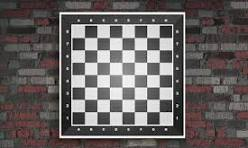
#> input picture chess_board.jpg, 248 x 148 px
$ python step2_cut_cells.py
#> lines starting #> are read from the running program, lines starting #| are printed output that depends on the picture; after the words box and inside, x2 and y2 are one past the last pixel; in counts of white or black regions, pixels touching at a corner belong together
# ============================================
# ШАХМАТНЫЙ АНАЛИЗАТОР - ШАГ 2
# Выравнивание доски и разрезание на клетки
# ============================================

import cv2
import numpy as np
import os
import shutil

print("=" * 50)
print("ШАГ 2: ВЫРЕЗАНИЕ КЛЕТОК")
print("=" * 50)
print()

# 1. Проверяем, есть ли результат Шага 1
if not os.path.exists("chess_board.jpg"):
    print("❌ Файл 'chess_board.jpg' не найден!")
    print("   Сначала выполните Шаг 1")
    input("Нажмите Enter для выхода...")
    exit()

# 2. Загружаем фото
print("📸 Загружаем фото...")
image = cv2.imread('chess_board.jpg')
#> image is the input picture: shape (148, 248, 3); mean B, G, R 94.9, 95.8, 101.3
gray = cv2.cvtColor(image, cv2.COLOR_BGR2GRAY)
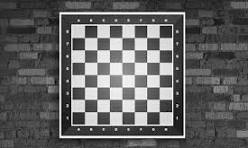
#> gray: shape (148, 248); min 0, max 255, mean 97.4
print(f"✅ Размер фото: {image.shape[1]} x {image.shape[0]} пикселей")
#| ✅ Размер фото: 248 x 148 пикселей
print()

# 3. Ищем доску (как в Шаге 1)
print("🔍 Ищем шахматную доску...")
found, corners = cv2.findChessboardCorners(gray, (7, 7), None)
#> found = True; corners = 49 rows, first 8: [159.3, 111.7], [147, 112], [134.3, 112], [122, 111.9], [109.1, 111.8], [96.76, 111.6], [84.47, 111.8], [159.4, 100.2]

if not found:
    print("❌ Не удалось найти доску! Сначала выполните Шаг 1")
    input("Нажмите Enter для выхода...")
    exit()

print("✅ Доска найдена!")
print()

# 4. Подготовка папок
print("📁 Подготавливаем папки...")
if os.path.exists("cells"):
    print("   Очищаем старую папку 'cells'...")
    shutil.rmtree("cells")
os.makedirs("cells", exist_ok=True)
print("✅ Папка 'cells' готова")
print()

# 5. Получаем 4 угла ВСЕЙ доски (не внутренние 7x7, а внешние)
print("📍 Находим углы всей доски...")
corners = corners.reshape(-1, 2)
#> corners = 49 pairs, first value 83.84 to 159.4, second value 37.08 to 112

# Берем 4 крайних угла:
# top_left - левый верхний (первый угол)
# top_right - правый верхний (7-й угол, т.к. 7x7)
# bottom_right - правый нижний (последний угол)
# bottom_left - левый нижний (49-й угол, т.к. 7x7 = 49)
top_left = corners[0]
#> top_left = [159.3, 111.7]
top_right = corners[6]
#> top_right = [84.47, 111.8]
bottom_right = corners[48]
#> bottom_right = [84.19, 37.88]
bottom_left = corners[42]
#> bottom_left = [159.4, 37.33]

print(f"   Левый верхний: ({top_left[0]:.0f}, {top_left[1]:.0f})")
#|    Левый верхний: (159, 112)
print(f"   Правый верхний: ({top_right[0]:.0f}, {top_right[1]:.0f})")
#|    Правый верхний: (84, 112)
print(f"   Правый нижний: ({bottom_right[0]:.0f}, {bottom_right[1]:.0f})")
#|    Правый нижний: (84, 38)
print(f"   Левый нижний: ({bottom_left[0]:.0f}, {bottom_left[1]:.0f})")
#|    Левый нижний: (159, 37)
print()

# 6. Выравниваем доску (делаем её квадратной и ровной)
print("🔄 Выравниваем доску...")
size = 400  # размер квадратной доски в пикселях

# Координаты 4 углов на исходном фото
src_points = np.float32([top_left, top_right, bottom_right, bottom_left])
#> src_points = [[159.3, 111.7], [84.47, 111.8], [84.19, 37.88], [159.4, 37.33]]

# Куда их перемещаем (квадрат 400x400)
dst_points = np.float32([
    [0, 0],           # левый верхний → (0,0)
    [size, 0],        # правый верхний → (400,0)
    [size, size],     # правый нижний → (400,400)
    [0, size]         # левый нижний → (0,400)
])

# Вычисляем преобразование
matrix = cv2.getPerspectiveTransform(src_points, dst_points)
#> matrix = [[-5.34, -0.00244, 851.8], [-0.00847, -5.43, 608.3], [7.74e-05, -5.65e-05, 1]]

# Применяем преобразование
warped = cv2.warpPerspective(image, matrix, (size, size))
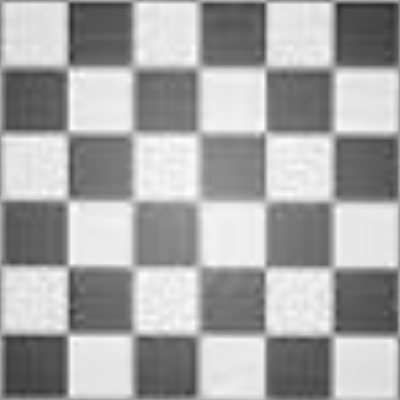
#> warped: shape (400, 400, 3); min 43, max 255, mean 167

# Сохраняем выровненную доску
cv2.imwrite("step2_warped_board.jpg", warped)
print(f"✅ Доска выровнена и сохранена: step2_warped_board.jpg")
print(f"   Размер: {size} x {size} пикселей")
print()

# 7. Разрезаем на клетки
print("✂️ Разрезаем доску на 64 клетки...")
cell_size = size // 8  # размер одной клетки
print(f"   Размер клетки: {cell_size} x {cell_size} пикселей")
print()

# Создаём изображение для визуализации сетки
grid_image = warped.copy()

# Рисуем сетку
for i in range(9):  # 9 линий (8 клеток + последняя граница)
    # Вертикальные линии
    cv2.line(grid_image, (i * cell_size, 0), (i * cell_size, size), (0, 255, 0), 2)
    # Горизонтальные линии
    cv2.line(grid_image, (0, i * cell_size), (size, i * cell_size), (0, 255, 0), 2)
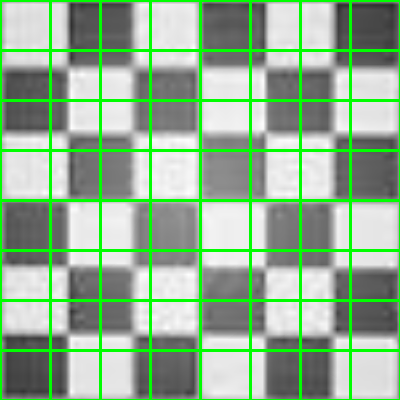
#> grid_image: shape (400, 400, 3); 11.64% of pixels changed, all inside (x1, y1, x2, y2) = (0, 0, 400, 400)

# Сохраняем изображение с сеткой
cv2.imwrite("step2_board_with_grid.jpg", grid_image)
print(f"✅ Сетка нарисована: step2_board_with_grid.jpg")
print()

# 8. Сохраняем каждую клетку отдельно
print("💾 Сохраняем клетки в папку 'cells/'...")
print("   Имена файлов: строка_столбец.jpg")
print("   Например: cell_0_0.jpg - левый верхний угол (a8 в шахматах)")
print("             cell_7_7.jpg - правый нижний угол (h1 в шахматах)")
print()

# Шахматная нотация для подписей
chess_letters = ['a', 'b', 'c', 'd', 'e', 'f', 'g', 'h']
chess_numbers = ['8', '7', '6', '5', '4', '3', '2', '1']

for row in range(8):        # от 0 до 7 (сверху вниз)
    for col in range(8):    # от 0 до 7 (слева направо)
        # Координаты клетки
        x1 = col * cell_size
        y1 = row * cell_size
        x2 = x1 + cell_size
        y2 = y1 + cell_size

        # Вырезаем клетку
        cell = warped[y1:y2, x1:x2]

        # Сохраняем
        filename = f"cells/cell_{row}_{col}.jpg"
        cv2.imwrite(filename, cell)

        # Шахматное обозначение (например, a8, b8, ...)
        chess_pos = f"{chess_letters[col]}{chess_numbers[row]}"

        # Выводим информацию о первых нескольких клетках
        if row < 2 and col < 2:  # только для первых 4 клеток
            print(f"   {filename} → {chess_pos}")
#> this loop made 8 passes
#> pass 1, `cv2.imwrite(filename, cell)`:
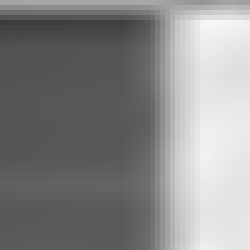
#> saved as cell_0_2.jpg: shape (50, 50, 3) (shown 5 times larger); min 61, max 246, mean 136.2
#> pass 1, `cv2.imwrite(filename, cell)`:
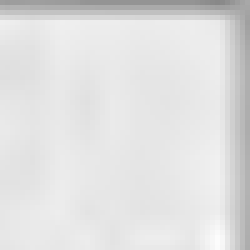
#> saved as cell_0_3.jpg: shape (50, 50, 3) (shown 5 times larger); min 136, max 252, mean 224.5

print()
print("✅ Все 64 клетки сохранены в папке 'cells/'")
print()

# 9. Показываем результаты
print("👀 Показываю результаты:")
print("   1. Выровненная доска (закройте окно)")
print("   2. Доска с сеткой (закройте окно)")
print("   3. Примеры клеток")
print()

cv2.imshow("1. Выровненная доска (400x400)", warped)
cv2.waitKey(1000)
cv2.destroyAllWindows()

cv2.imshow("2. Доска с сеткой (8x8 клеток)", grid_image)
cv2.waitKey(1000)
cv2.destroyAllWindows()

# Показываем первые 4 клетки
sample_cells = []
positions = ["a8 (левый верхний)", "h8 (правый верхний)",
             "a1 (левый нижний)", "h1 (правый нижний)"]

# Собираем 4 угловые клетки
sample_cells.append(cv2.imread("cells/cell_0_0.jpg"))      # a8
sample_cells.append(cv2.imread("cells/cell_0_7.jpg"))      # h8
sample_cells.append(cv2.imread("cells/cell_7_0.jpg"))      # a1
sample_cells.append(cv2.imread("cells/cell_7_7.jpg"))      # h1

# Создаём одно изображение с 4 клетками
cell_height = cell_size
cell_width = cell_size
montage = np.zeros((cell_height * 2, cell_width * 2, 3), dtype=np.uint8)

# Размещаем клетки
montage[0:cell_height, 0:cell_width] = sample_cells[0]      # a8
montage[0:cell_height, cell_width:cell_width*2] = sample_cells[1]  # h8
montage[cell_height:cell_height*2, 0:cell_width] = sample_cells[2]  # a1
montage[cell_height:cell_height*2, cell_width:cell_width*2] = sample_cells[3]  # h1
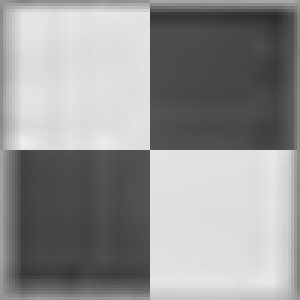
#> montage: shape (100, 100, 3) (shown 3 times larger); min 42, max 239, mean 148.1

# Добавляем подписи
font = cv2.FONT_HERSHEY_SIMPLEX
#> font = 0
cv2.putText(montage, "a8", (10, 30), font, 0.7, (0, 255, 255), 2)
cv2.putText(montage, "h8", (cell_width+10, 30), font, 0.7, (0, 255, 255), 2)
cv2.putText(montage, "a1", (10, cell_height+30), font, 0.7, (0, 255, 255), 2)
cv2.putText(montage, "h1", (cell_width+10, cell_height+30), font, 0.7, (0, 255, 255), 2)
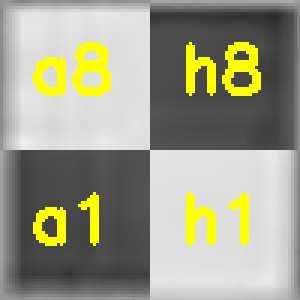
#> montage: shape (100, 100, 3) (shown 3 times larger); mean of channels 0, 1, 2 136.5, 156.8, 156.8; drawn as B, G, R

cv2.imshow("3. Примеры 4 клеток (a8, h8, a1, h1)", montage)
cv2.waitKey(0)
cv2.destroyAllWindows()

print()
print("✅ ШАГ 2 ВЫПОЛНЕН УСПЕШНО!")
print()
print("📁 Что создано:")
print("   - step2_warped_board.jpg - выровненная доска 400x400")
print("   - step2_board_with_grid.jpg - доска с зелёной сеткой")
print("   - папка 'cells/' - все 64 клетки по отдельности")
print()
print("♟️ Шахматные обозначения клеток:")
print("   cell_0_0.jpg = a8 (белая ладья в начале)")
print("   cell_0_1.jpg = b8 (белый конь в начале)")
print("   ... и так далее ...")
print("   cell_7_7.jpg = h1 (чёрная ладья в начале)")
print()
print("➡️  Переходите к Шагу 3: распознавание фигур")

print("=" * 50)
#> (the run stopped early here; a loop or call above may not have finished)
